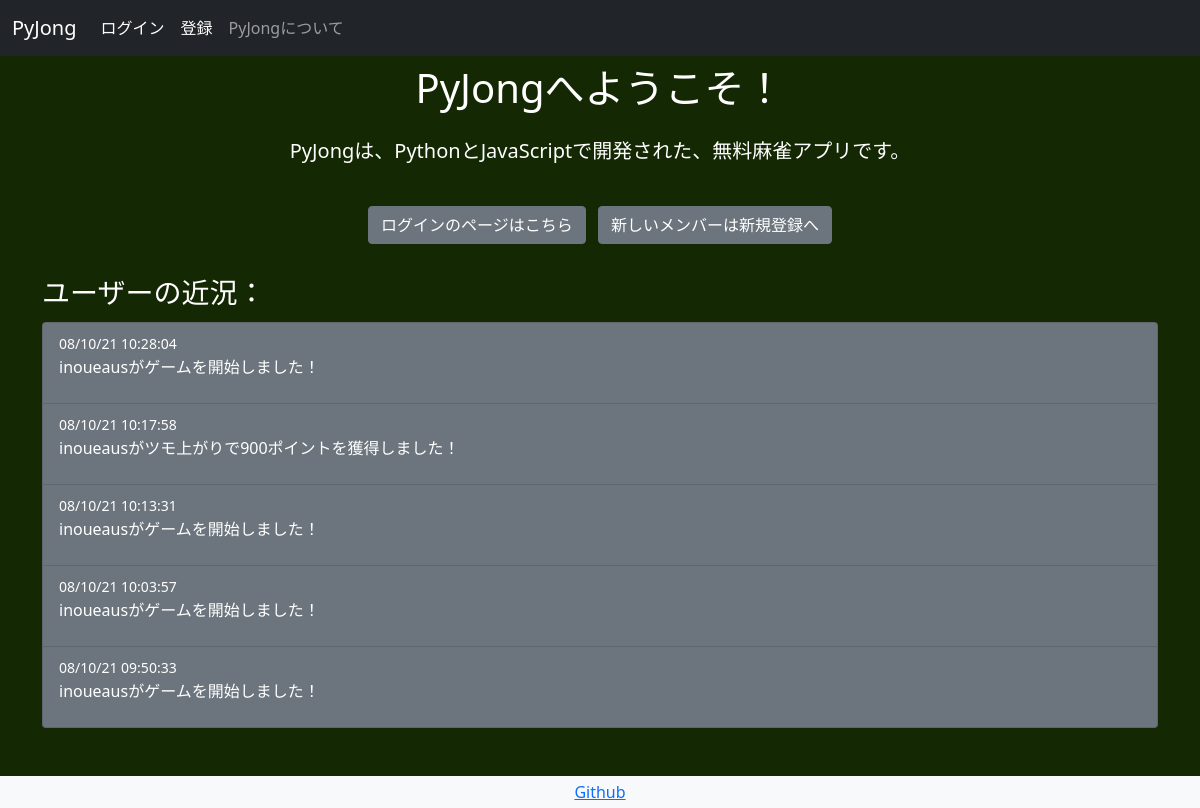
Before: / with the older database file.
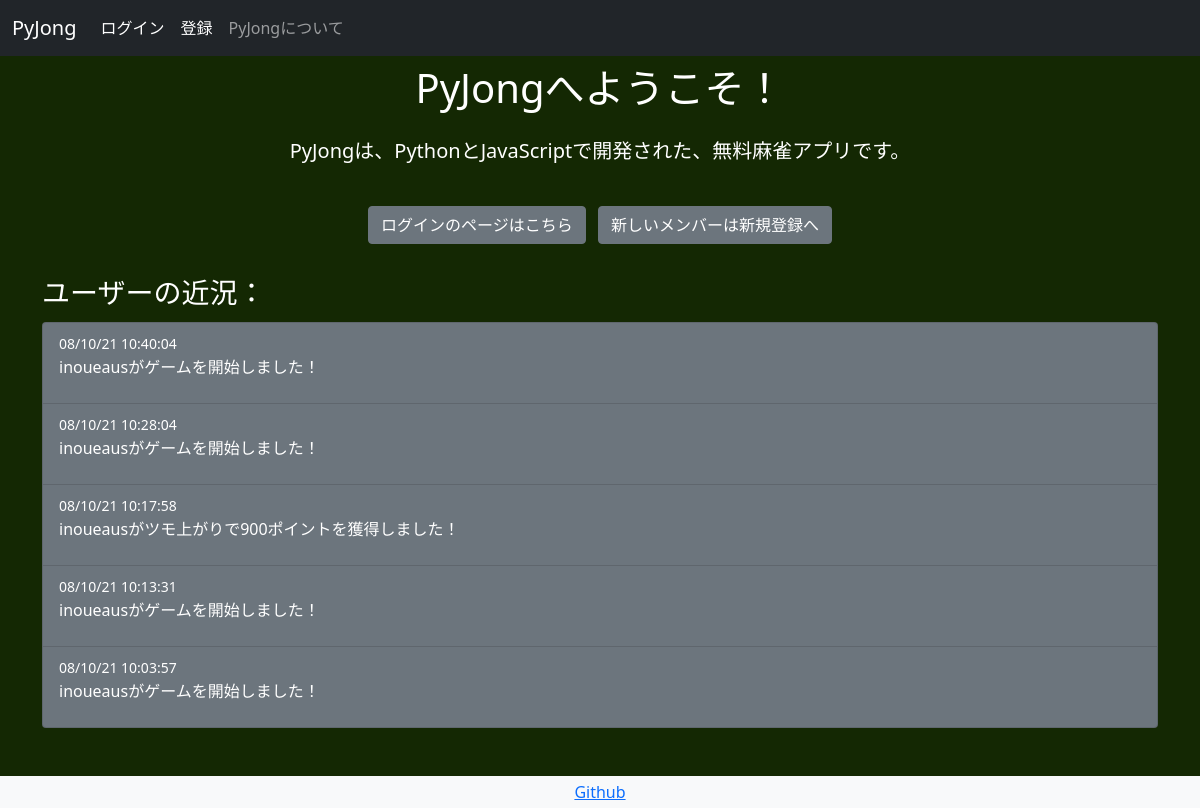
After: the same page with the newer database file.
### pyjong/models.py (models this page shows, shortened)
class GameUpdates(db.Model):
    id = db.Column(db.Integer,primary_key=True)
    date = db.Column(db.DateTime,nullable=False,default=datetime.now)
    text = db.Column(db.Text,nullable=False)

### app.py (the view)
@app.route('/',methods=['GET','POST'])
def index():
    game_updates = retrieve_game_updates()
    if current_user.is_authenticated:
        return redirect(url_for('main.friends'))
    return render_template('home.html',game_updates=game_updates)

### pyjong/models.py (called while the page is built)
def retrieve_game_updates():
    game_updates = GameUpdates.query.order_by(GameUpdates.date.desc()).paginate(page=1,per_page=5)
    return game_updates

### pyjong/templates/home.html (shortened to what this page needs)
<!DOCTYPE html>
{% extends "base.html" %}
{% block content %}
<div class="container text-center pt-2">
  <h1 class="px-3">PyJongへようこそ！</h1>
</div>
<div class="container py-3 px-5 text-center">
  <p class="lead">PyJongは、PythonとJavaScriptで開発された、無料麻雀アプリです。</p>
</div>
  <p class="text-center">
  <a href="{{url_for('authentication.login')}}" class="btn btn-secondary my-2 mx-1">ログインのページはこちら</a>
  <a href="{{url_for('authentication.signup')}}" class="btn btn-secondary my-2 mx-1">新しいメンバーは新規登録へ</a>
  </p>
<div class="container pt-2 pb-5">
  <h3>ユーザーの近況：</h3>
  <ul class="list-group pt-1">
    {% for update in game_updates.items %}
    <li class="list-group-item bg-secondary text-white">
      <small>{{update.date.strftime('%D %H:%M:%S')}}</small>
      <br>
      <p>{{update.text}}</p>
    </li>
    {% endfor %}
  </ul>
</div>
{% endblock %}

### pyjong/templates/base.html (shortened to what this page needs)
<!DOCTYPE html>
<html lang="jp" dir="ltr">
  <head>
    <link href="{{url_for('static',filename='/styles/bootstrap.css')}}" rel="stylesheet">
  </head>
  <body class="d-flex flex-column h-100">
    <nav class="navbar navbar-expand-lg navbar-dark bg-dark">
  <div class="container-fluid">
    <a class="navbar-brand" href="{{url_for('index')}}">PyJong</a>
    <div class="collapse navbar-collapse" id="navbarNav">
      <ul class="navbar-nav">
        {% if current_user.is_authenticated %}
        <li class="nav-item">
        <a class="nav-link active" href="{{url_for('logout')}}">ログアウト</a>
        </li>
        <li class="nav-item">
          <a class="nav-link active" href="{{url_for('main.game')}}">ゲーム</a>
        </li>
        {% else %}
        <li class="nav-item">
        <a class="nav-link active" href="{{url_for('authentication.login')}}">ログイン</a>
        </li>
        <li class="nav-item">
            <a class="nav-link active" href="{{url_for('authentication.signup')}}">登録</a>
        </li>
        {% endif %}
        <li class="nav-item">
          <a class="nav-link" href="{{url_for('main.info')}}">PyJongについて</a>
        </li>
      </ul>
    </div>
  </div>
  </nav>
  {% block content %}
  {% endblock %}
  <div class="my-3">
  <footer class="footer mt-auto mu-5 bg-light fixed-bottom">
    <div class="container p-1 text-center">
      <a href="https://github.com/inoueaus/pymahjong">Github</a>
    </div>
  </footer>
    </div>
  </body>
</html>

Changed rows visible on the page:
no longer on this page (row unchanged): GameUpdates: date "08/10/21 09:50:33", text "inoueausがゲームを開始しました！"
added GameUpdates: date "08/10/21 10:40:04", text "inoueausがゲームを開始しました！"
